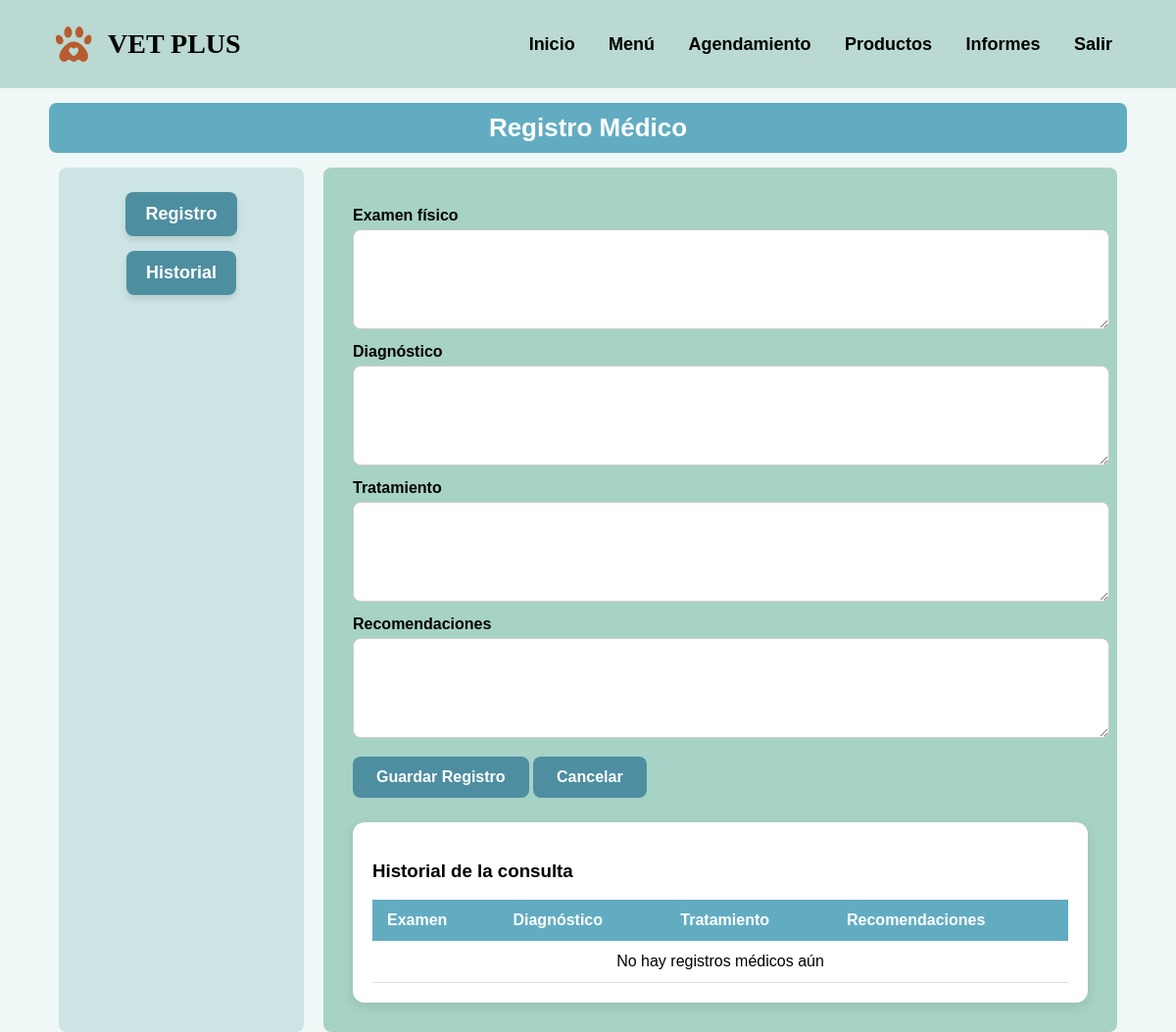
The app's page /registro_medico/1 (signed in), older data.
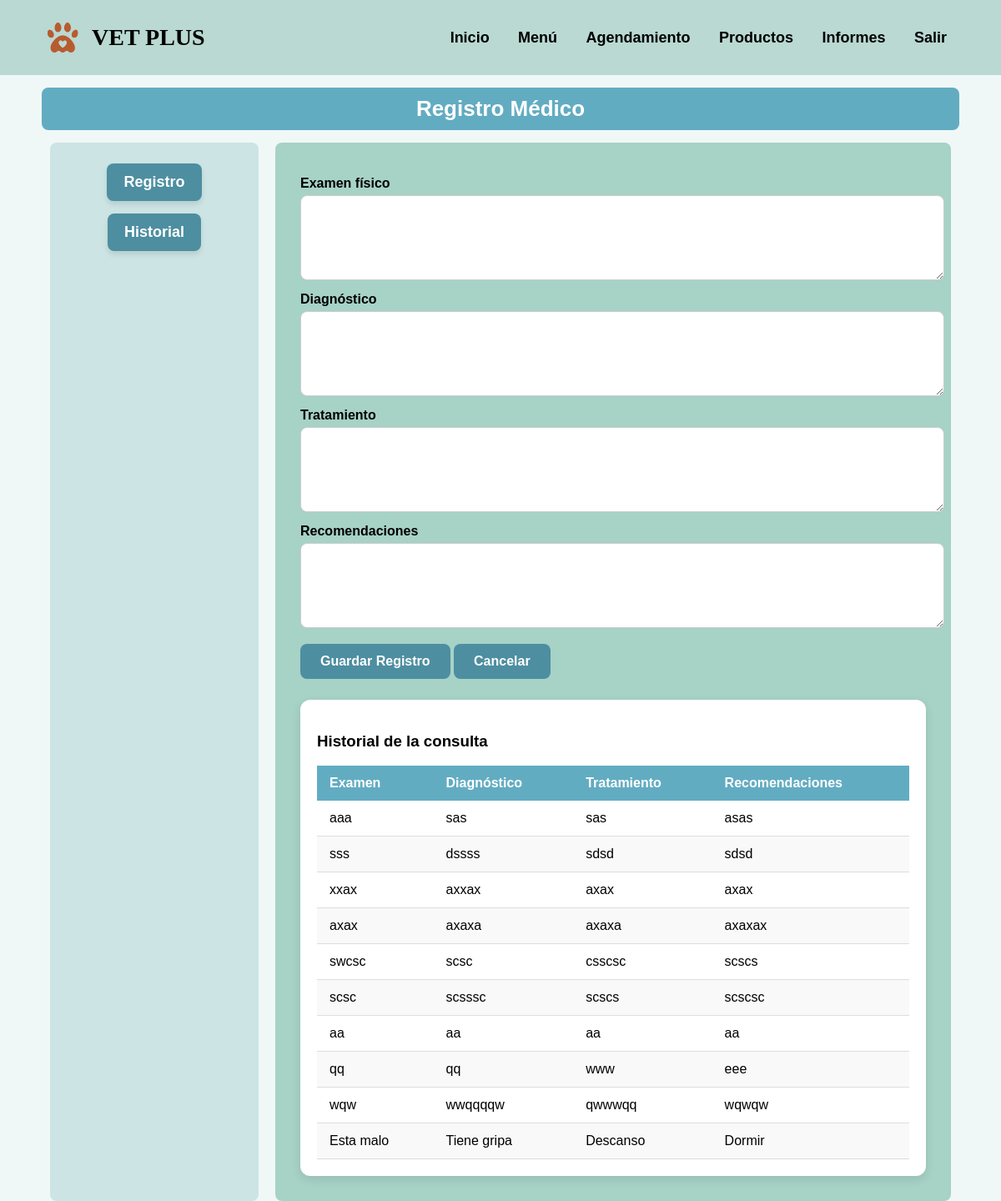
The same page, newer data.
### vetplus/models.py (models this page shows)
class RegistroMedico(db.Model):
    id = db.Column(db.Integer, primary_key = True)
    consulta_id = db.Column(db.Integer, db.ForeignKey("consulta.id"), nullable = False)
    examen = db.Column(db.Text, nullable = False)
    diagnostico = db.Column(db.Text, nullable = False)
    tratamiento = db.Column(db.Text, nullable = False)
    recomendaciones = db.Column(db.Text, nullable = True)
    consulta = db.relationship("Consulta", back_populates = "registros")

### vetplus/routes/consulta.py (the view, shortened to what this page needs)
@consulta_bp.route("/registro_medico/<int:consulta_id>", methods=['GET','POST'])
def registro_medico(consulta_id):
    consulta = Consulta.query.get_or_404(consulta_id)
    registros = consulta.registros
    return render_template("dashboards/consultas/registro_medico.html", consulta=consulta, registros=registros)

### vetplus/models.py (called while the page is built)
@login_manager.user_loader
def load_user(user_id):
    return User.query.get(int(user_id))

### templates/dashboards/consultas/registro_medico.html (shortened to what this page needs)
<!DOCTYPE html>
<html lang="es">
<head>
</head>
<body>
  <header>
    <div class="logo">
      <img src="{{ url_for('static', filename='img/logo.png') }}" alt="Logo Vetplus">
      <h1>VET PLUS</h1>
    </div>
    <nav>
      <a href="{{ url_for('main.home') }}">Inicio</a>
      <a href="{{ url_for('main.dashboard') }}">Menú</a>
      <a href="{{ url_for('consulta.consulta') }}">Agendamiento</a>
      <a href="{{ url_for('store.tienda') }}">Productos</a>
      <a href="{{ url_for('informes.manage_informes') }}">Informes</a>
      <a href="#" onclick="abrirModal()">Salir</a>
    </nav>
  </header>
  <div class="title-bar">Registro Médico</div>
  <div class="container">
    <div class="sidebar">
      <a href="#formulario">Registro</a>
      <a href="#historial">Historial</a>
    </div>
    <div class="form-container">
      <form id="formulario" method="post">
        <label>Examen físico</label>
        <textarea name="examen" required></textarea>
        <label>Diagnóstico</label>
        <textarea name="diagnostico" required></textarea>
        <label>Tratamiento</label>
        <textarea name="tratamiento" required></textarea>
        <label>Recomendaciones</label>
        <textarea name="recomendaciones"></textarea>
        <button type="submit">Guardar Registro</button>
        <button type="button" class="cancel" onclick="nuevaconsulta()">Cancelar</button>
      </form>
      <div id="historial" class="table-container">
        <h3>Historial de la consulta</h3>
        <table>
          <thead>
            <tr>
              <th>Examen</th>
              <th>Diagnóstico</th>
              <th>Tratamiento</th>
              <th>Recomendaciones</th>
            </tr>
          </thead>
          <tbody>
            {% if registros %}
              {% for reg in registros %}
              <tr>
                <td>{{ reg.examen }}</td>
                <td>{{ reg.diagnostico }}</td>
                <td>{{ reg.tratamiento }}</td>
                <td>{{ reg.recomendaciones }}</td>
              </tr>
              {% endfor %}
            {% else %}
              <tr>
                <td colspan="4" style="text-align:center;">No hay registros médicos aún</td>
              </tr>
            {% endif %}
          </tbody>
        </table>
      </div>
    </div>
  </div>
</body>
</html>

Row changes from the older to the newer data that the page shows:
added RegistroMedico: examen "aaa", diagnostico "sas", tratamiento "sas", recomendaciones "asas"
added RegistroMedico: examen "sss", diagnostico "dssss", tratamiento "sdsd", recomendaciones "sdsd"
added RegistroMedico: examen "xxax", diagnostico "axxax", tratamiento "axax", recomendaciones "axax"
added RegistroMedico: examen "axax", diagnostico "axaxa", tratamiento "axaxa", recomendaciones "axaxax"
added RegistroMedico: examen "swcsc", diagnostico "scsc", tratamiento "csscsc", recomendaciones "scscs"
added RegistroMedico: examen "scsc", diagnostico "scsssc", tratamiento "scscs", recomendaciones "scscsc"
added RegistroMedico: examen "aa", diagnostico "aa", tratamiento "aa", recomendaciones "aa"
added RegistroMedico: examen "qq", diagnostico "qq", tratamiento "www", recomendaciones "eee"
added RegistroMedico: examen "wqw", diagnostico "wwqqqqw", tratamiento "qwwwqq", recomendaciones "wqwqw"
added RegistroMedico: examen "Esta malo", diagnostico "Tiene gripa", tratamiento "Descanso", recomendaciones "Dormir"
Text that changed along with them:
text no longer shown: "No hay registros médicos aún"
